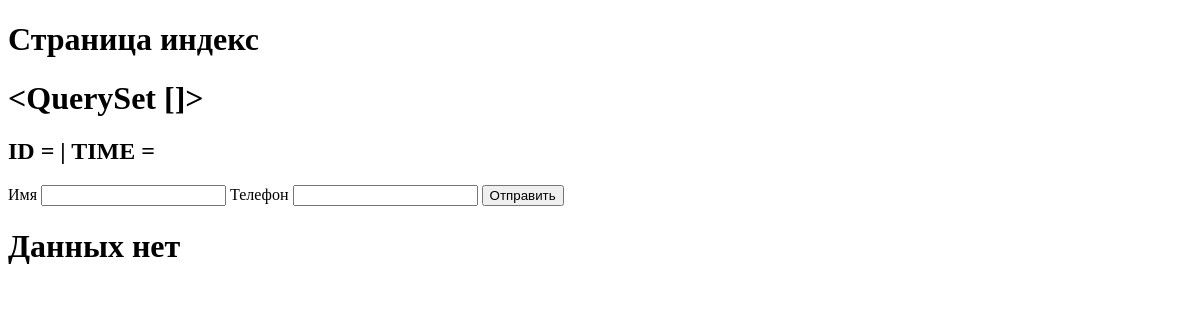
Before: / with the older database file.
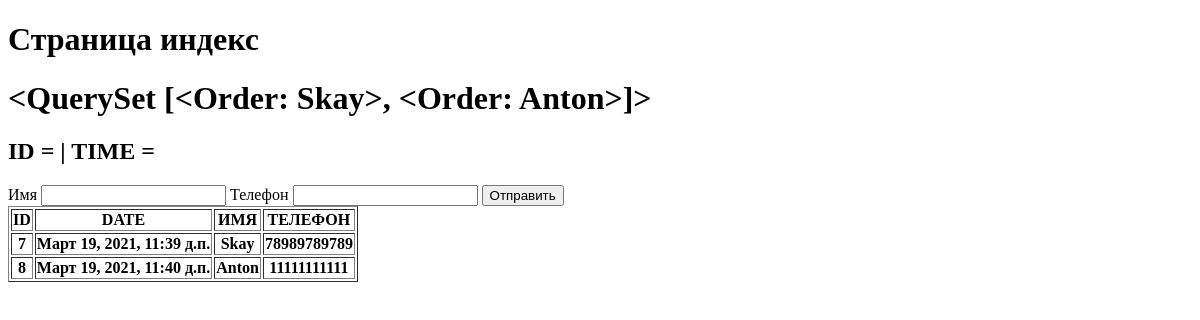
After: the same page with the newer database file.
### crm/models.py (models this page shows)
class Order(models.Model):
    order_date_time = models.DateTimeField(auto_now=True)
    order_name = models.CharField(max_length=200, verbose_name= 'Имя')
    order_phone = models.CharField(max_length=200, verbose_name= 'Телефон')
    def __str__(self):
        return self.order_name
    class Meta:
        verbose_name = 'Заказ'
        verbose_name_plural = 'Заказы'

### crm/views.py (the view)
# urls.py: path('', views.first_page),
def first_page(request):
    object_list = Order.objects.all()
    return render(request, './index.html', {
        'object_list' : object_list
    })

### templates/index.html (shortened to what this page needs)
<!DOCTYPE html>
<html lang="en">
<head>
</head>
<body>
    <h1>Страница индекс</h1>
<h1>{{ object_list }}</h1>
<h2>ID = {{ obj.id }} | TIME ={{ obj.order_date_time }}</h2>
    <form action="{% url 'thanks_page' %}" method="POST">
        <label>Имя</label>
        <input name="name">
        <label>Телефон</label>
        <input name="phone">
        <button type="submit">Отправить</button>
    </form>
{% if object_list %}
<table border="1">
    <tr>
        <th>ID</th>
        <th>DATE</th>
        <th>ИМЯ</th>
        <th>ТЕЛЕФОН</th>
    </tr>
 {% for obj in object_list %}
    <tr>
        <th>{{ obj.id }}</th>
        <th>{{ obj.order_date_time }}</th>
        <th>{{ obj.order_name }}</th>
        <th>{{ obj.order_phone }}</th>
    </tr>
    {% endfor %}
</table>
{% else %}
<h1>Данных нет</h1>
{% endif %}
</body>
</html>

Changed rows visible on the page:
added Order: order_name.order_name "<QuerySet [<Order: Skay>, <Order: Anton>]>", id "7", order_date_time "Март 19, 2021, 11:39 д.п.", order_name "Skay", order_phone "78989789789"
added Order: id "8", order_date_time "Март 19, 2021, 11:40 д.п.", order_name "Anton", order_phone "11111111111"
Other visible differences:
{{ object_list }}: "<QuerySet []>" → (not shown)
text no longer shown: "Данных нет"
text now shown: "ID DATE ИМЯ ТЕЛЕФОН"
